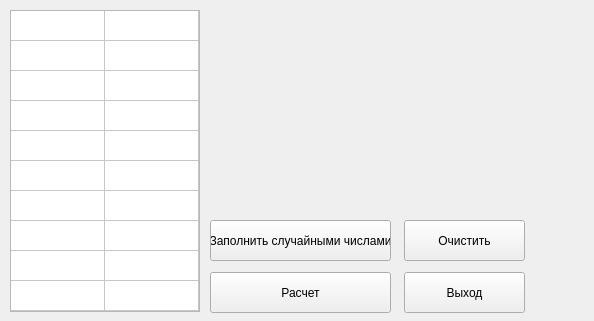
<?xml version="1.0" encoding="UTF-8"?>
<ui version="4.0">
 <class>Form</class>
 <widget class="QWidget" name="Form">
  <property name="geometry">
   <rect>
    <x>0</x>
    <y>0</y>
    <width>594</width>
    <height>321</height>
   </rect>
  </property>
  <property name="windowTitle">
   <string>Form</string>
  </property>
  <widget class="QLabel" name="label_img">
   <property name="geometry">
    <rect>
     <x>210</x>
     <y>20</y>
     <width>361</width>
     <height>111</height>
    </rect>
   </property>
   <property name="text">
    <string/>
   </property>
  </widget>
  <widget class="QTableWidget" name="tableWidget">
   <property name="geometry">
    <rect>
     <x>10</x>
     <y>10</y>
     <width>190</width>
     <height>302</height>
    </rect>
   </property>
   <property name="wordWrap">
    <bool>false</bool>
   </property>
   <property name="rowCount">
    <number>10</number>
   </property>
   <property name="columnCount">
    <number>2</number>
   </property>
   <attribute name="horizontalHeaderVisible">
    <bool>false</bool>
   </attribute>
   <attribute name="horizontalHeaderDefaultSectionSize">
    <number>94</number>
   </attribute>
   <attribute name="horizontalHeaderMinimumSectionSize">
    <number>30</number>
   </attribute>
   <attribute name="verticalHeaderVisible">
    <bool>false</bool>
   </attribute>
   <row>
    <property name="text">
     <string>New Row</string>
    </property>
   </row>
   <row>
    <property name="text">
     <string>New Row</string>
    </property>
   </row>
   <row/>
   <row/>
   <row/>
   <row/>
   <row/>
   <row/>
   <row/>
   <row/>
   <column>
    <property name="text">
     <string>New Column</string>
    </property>
   </column>
   <column>
    <property name="text">
     <string>New Column</string>
    </property>
   </column>
  </widget>
  <widget class="QPushButton" name="rndm_Btn">
   <property name="geometry">
    <rect>
     <x>210</x>
     <y>220</y>
     <width>181</width>
     <height>41</height>
    </rect>
   </property>
   <property name="text">
    <string>Заполнить случайными числами</string>
   </property>
  </widget>
  <widget class="QPushButton" name="calc_Btn">
   <property name="geometry">
    <rect>
     <x>210</x>
     <y>272</y>
     <width>181</width>
     <height>41</height>
    </rect>
   </property>
   <property name="text">
    <string>Расчет</string>
   </property>
  </widget>
  <widget class="QPushButton" name="exit_Btn">
   <property name="geometry">
    <rect>
     <x>404</x>
     <y>272</y>
     <width>121</width>
     <height>41</height>
    </rect>
   </property>
   <property name="text">
    <string>Выход</string>
   </property>
  </widget>
  <widget class="QPushButton" name="clear_Btn">
   <property name="geometry">
    <rect>
     <x>404</x>
     <y>220</y>
     <width>121</width>
     <height>41</height>
    </rect>
   </property>
   <property name="text">
    <string>Очистить</string>
   </property>
  </widget>
 </widget>
 <resources/>
 <connections/>
</ui>
